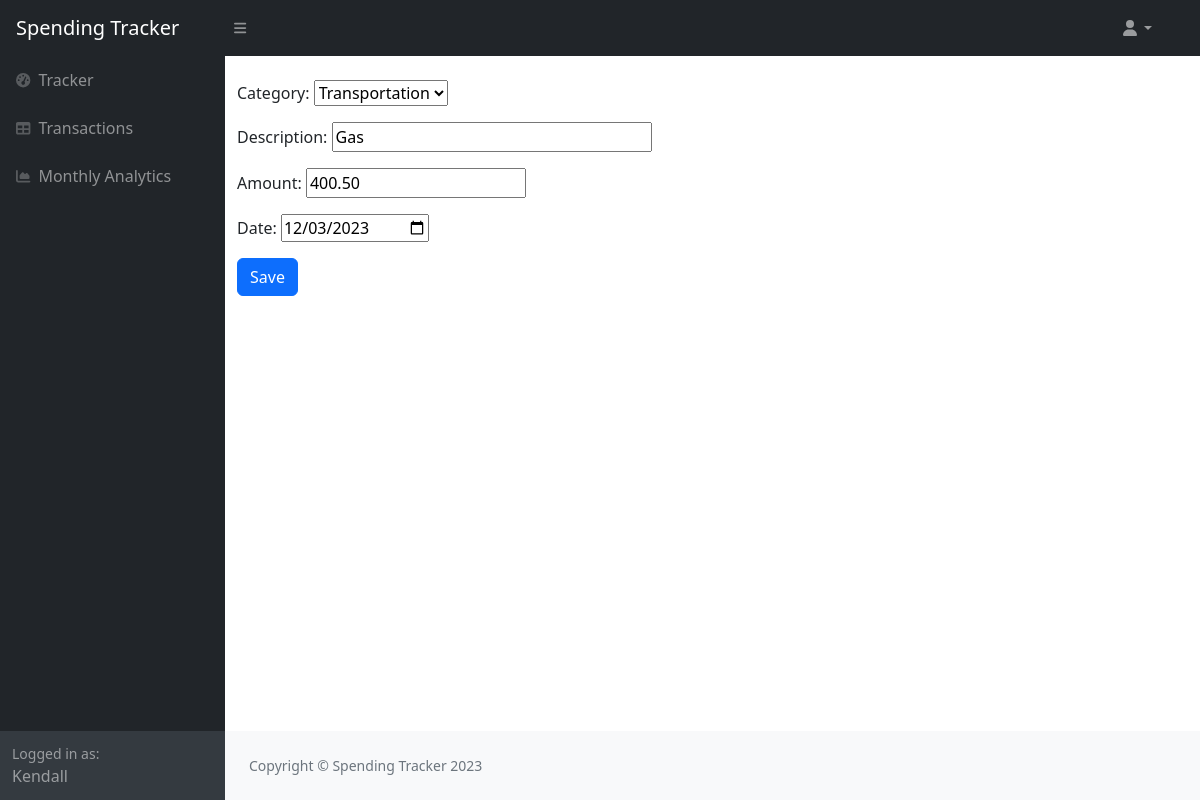
The page /98/update/ (signed in) on the database its author committed.
### transactions/models.py (models this page shows, shortened)
class Spending(models.Model):
    customer = models.ForeignKey(User, on_delete=models.CASCADE)
    category = models.ForeignKey(Category, on_delete=models.CASCADE)
    description = models.CharField(max_length=155)
    amount = models.DecimalField(max_digits=6, decimal_places=2)
    date = models.DateField()

### transactions/views.py (the view)
# urls.py: path('<int:transaction_id>/update/', transaction_update_view, name='transaction-update'),
@login_required
def transaction_update_view(request, transaction_id):
    obj = get_object_or_404(Spending, id=transaction_id, customer=request.user)
    form = TransactionForm(request.POST or None, instance=obj)
    if form.is_valid():
        form.instance.customer = request.user
        form.save()
        return redirect('transaction-list')
    context = {'form': form}
    return render(request, 'transactions/transaction_create.html', context)

### transactions/forms.py
class TransactionForm(forms.ModelForm):
    description = forms.CharField(widget=forms.TextInput(attrs={'placeholder': 'Enter Name or Place of making spending: $',
                                                                'style': 'width: 320px'}))
    amount = forms.DecimalField(widget=forms.NumberInput(attrs={'placeholder': 'How much did you spend?',
                                                                'style': 'width: 220px'}))
    date = forms.DateField(widget=forms.DateInput(attrs={'type': 'date'}), input_formats=['%Y-%m-%d'])
    class Meta:
        model = Spending
        fields = ['category', 'description', 'amount', 'date']

### transactions/models.py (called while the page is built)
    def __str__(self):
        return self.title

### transactions/templates/transactions/transaction_create.html (shortened to what this page needs)
{% extends 'transactions/layout.html' %}
{% block content %}
<div class="container">
    <form class="pt-4" action="" method="POST">
        {{ form.as_p }}
        <input type="submit" value="Save" class="btn btn-primary">
    </form>
</div>
{% endblock %}

### transactions/templates/transactions/layout.html (shortened to what this page needs)
{% load static %}
<!DOCTYPE html>
<html lang="en">
    <head>
        <link href="https://cdn.jsdelivr.net/npm/bootstrap@5.1.3/dist/css/bootstrap.min.css" rel="stylesheet">
        <link href="https://cdn.jsdelivr.net/npm/simple-datatables@7.1.2/dist/style.min.css" rel="stylesheet" />
        <link rel="stylesheet" type="text/css" href="{% static 'transactions/styles.css' %}">
    </head>
    <body class="sb-nav-fixed">
        <nav class="sb-topnav navbar navbar-expand navbar-dark bg-dark">
            <a class="navbar-brand ps-3" href="{% url 'transaction-list' %}">Spending Tracker</a>
            <button class="btn btn-link btn-sm order-1 order-lg-0 me-4 me-lg-0" id="sidebarToggle" href="#!"><i class="fas fa-bars"></i></button>
            <div class="d-none d-md-inline-block form-inline ms-auto me-0 me-md-3 my-2 my-md-0">
            <ul class="navbar-nav ms-auto ms-md-0 me-3 me-lg-4">
                <li class="nav-item dropdown">
                    <a class="nav-link dropdown-toggle" id="navbarDropdown" href="#" role="button" data-bs-toggle="dropdown" aria-expanded="false"><i class="fas fa-user fa-fw"></i></a>
                </li>
            </ul></div>
        </nav>
        <div id="layoutSidenav">
            <div id="layoutSidenav_nav">
                <nav class="sb-sidenav accordion sb-sidenav-dark" id="sidenavAccordion">
                    <div class="sb-sidenav-menu">
                        <div class="nav">
                            <a class="nav-link" href="{% url 'transaction-list' %}">
                                <div class="sb-nav-link-icon"><i class="fas fa-tachometer-alt"></i></div>
                                Tracker
                            </a>
                            <a class="nav-link" href="{% url 'history' %}">
                                <div class="sb-nav-link-icon"><i class="fas fa-table"></i></div>
                                Transactions
                            </a>
                            <a class="nav-link" href="{% url 'analytics' %}">
                                <div class="sb-nav-link-icon"><i class="fas fa-chart-area"></i></div>
                                Monthly Analytics
                            </a>
                        </div>
                    </div>
                    <div class="sb-sidenav-footer">
                        {% if user.is_authenticated %}
                        <div class="small">Logged in as:</div>
                        {{ request.user }}
                        {% endif %}
                    </div>
                </nav>
            </div>
            <div id="layoutSidenav_content">
                <main>
                    {% block content %}{% endblock %}
                </main>
            <footer class="py-4 bg-light mt-auto">
                <div class="container-fluid px-4">
                    <div class="d-flex align-items-center justify-content-between small">
                        <div class="text-muted">Copyright &copy; Spending Tracker 2023</div>
                    </div>
                </div>
            </footer>
            </div>
        </div>
    </body>
</html>

### rows shown on the page
Spending: category "Transportation", description "Gas", amount "400.50", date "12/03/2023"

### other values the page prints
{{ request.user }} "Kendall"
